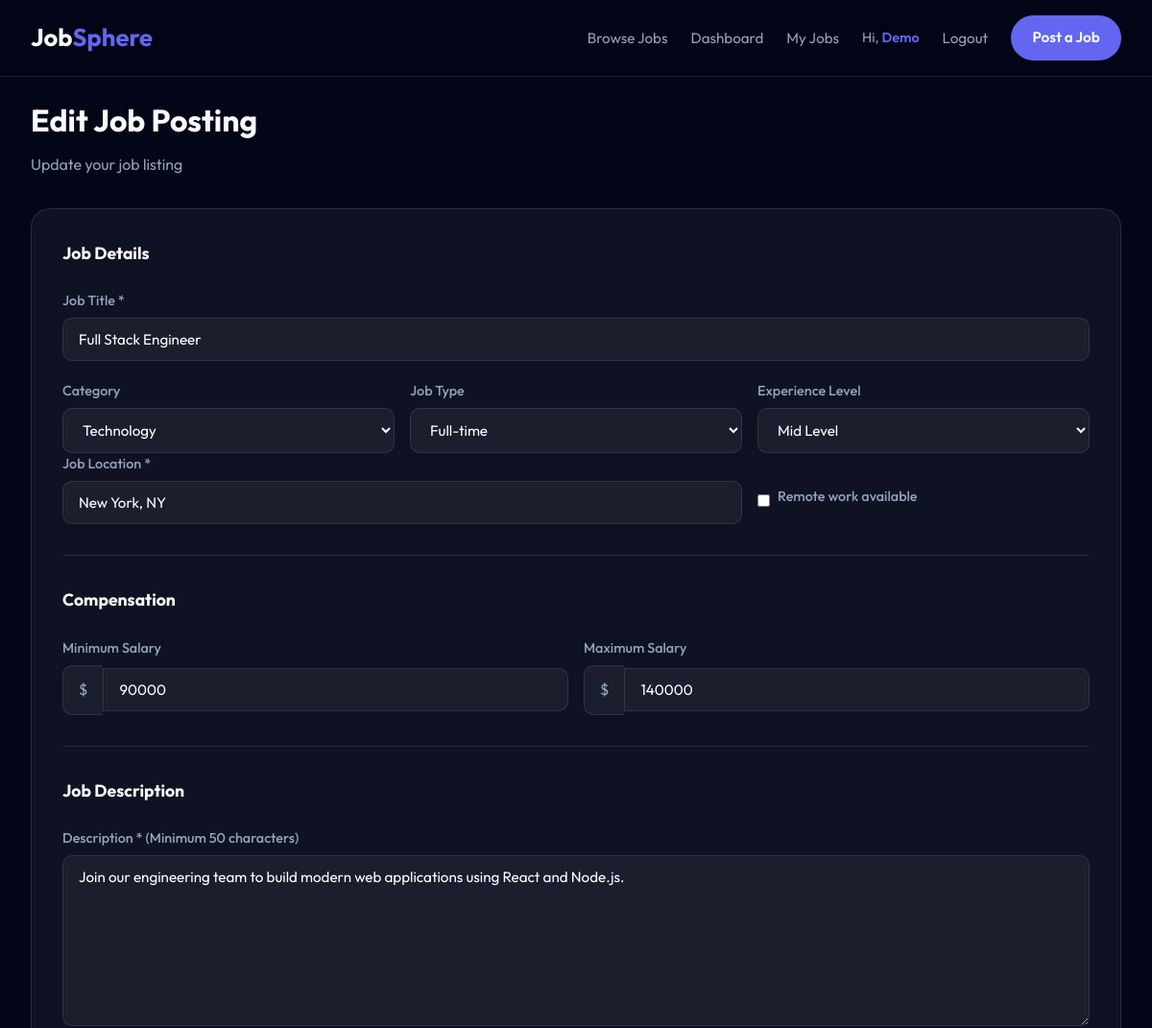
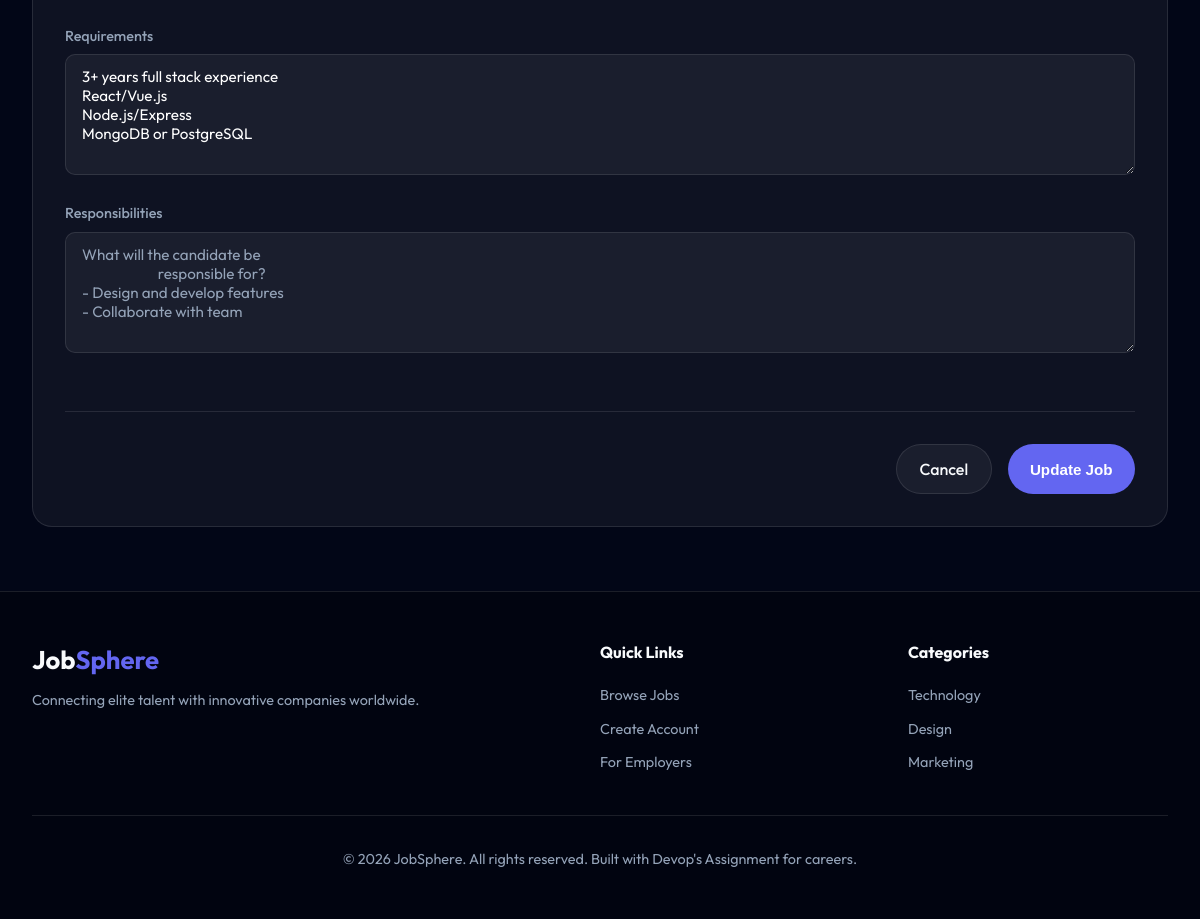
The app's page /employer/jobs/2/edit (signed in) with its own data (2 pictures, top to bottom).
### models.py (models this page shows, shortened)
class User(UserMixin, db.Model):
    __tablename__ = 'users'
    id = db.Column(db.Integer, primary_key=True)
    email = db.Column(db.String(120), unique=True, nullable=False, index=True)
    password_hash = db.Column(db.String(256), nullable=False)
    name = db.Column(db.String(100), nullable=False)
    role = db.Column(db.String(20), nullable=False, default='jobseeker')  # admin, employer, jobseeker
    phone = db.Column(db.String(20))
    bio = db.Column(db.Text)
    resume_path = db.Column(db.String(255))
    skills = db.Column(db.Text)  # Comma-separated skills
    location = db.Column(db.String(100))
    is_active = db.Column(db.Boolean, default=True)
    created_at = db.Column(db.DateTime, default=datetime.utcnow)
    updated_at = db.Column(db.DateTime, default=datetime.utcnow, onupdate=datetime.utcnow)
    company = db.relationship('Company', backref='owner', uselist=False, lazy=True)
    applications = db.relationship('Application', backref='applicant', lazy='dynamic')
    def is_employer(self):
        return self.role == 'employer'
    def is_jobseeker(self):
        return self.role == 'jobseeker'

class Job(db.Model):
    __tablename__ = 'jobs'
    id = db.Column(db.Integer, primary_key=True)
    company_id = db.Column(db.Integer, db.ForeignKey('companies.id'), nullable=False)
    category_id = db.Column(db.Integer, db.ForeignKey('categories.id'))
    title = db.Column(db.String(200), nullable=False)
    description = db.Column(db.Text, nullable=False)
    requirements = db.Column(db.Text)
    responsibilities = db.Column(db.Text)
    location = db.Column(db.String(100))
    job_type = db.Column(db.String(50), default='Full-time')  # Full-time, Part-time, Contract, Remote, Internship
    experience_level = db.Column(db.String(50))  # Entry, Mid, Senior, Lead
    salary_min = db.Column(db.Integer)
    salary_max = db.Column(db.Integer)
    salary_currency = db.Column(db.String(10), default='USD')
    is_remote = db.Column(db.Boolean, default=False)
    is_active = db.Column(db.Boolean, default=True)
    is_approved = db.Column(db.Boolean, default=True)  # Admin approval
    views = db.Column(db.Integer, default=0)
    posted_date = db.Column(db.DateTime, default=datetime.utcnow)
    expiry_date = db.Column(db.DateTime, default=lambda: datetime.utcnow() + timedelta(days=30))
    applications = db.relationship('Application', backref='job', lazy='dynamic', cascade='all, delete-orphan')

### app.py (the view, shortened to what this page needs)
@app.route('/employer/jobs/<int:job_id>/edit', methods=['GET', 'POST'])
@login_required
@employer_required
def employer_job_edit(job_id):
    job = Job.query.get_or_404(job_id)
    if job.company_id != current_user.company.id:
        abort(403)
    form = JobForm(obj=job)
    form.category_id.choices = [(0, 'Select Category')] + [(c.id, c.name) for c in Category.query.all()]
    return render_template('employer/job_form.html', form=form, job=job, is_edit=True)

### app.py (called while the page is built)
@login_manager.user_loader
def load_user(user_id):
    return User.query.get(int(user_id))

def employer_required(f):
    @wraps(f)
    def decorated_function(*args, **kwargs):
        if not current_user.is_authenticated or not current_user.is_employer():
            flash('Employer access required.', 'error')
            return redirect(url_for('index'))
        return f(*args, **kwargs)
    return decorated_function

### templates/employer/job_form.html (shortened to what this page needs)
{% extends 'base.html' %}
{% block content %}
<div class="page-content">
    <div class="container">
        <div class="page-header">
            <h1>{% if is_edit %}Edit Job Posting{% else %}Post a New Job{% endif %}</h1>
            <p>{% if is_edit %}Update your job listing{% else %}Create a job listing to find the perfect candidate{%
                endif %}</p>
        </div>
        <div class="form-card">
            <form method="POST">
                <div class="form-section">
                    <h3>Job Details</h3>
                    <div class="form-group">
                        <label for="title">{{ form.title.label.text }} *</label>
                        {{ form.title(class="form-control", placeholder="e.g., Senior Software Engineer") }}
                    </div>
                    <div class="form-row">
                        <div class="form-group">
                            <label for="category_id">{{ form.category_id.label.text }}</label>
                            {{ form.category_id(class="form-control") }}
                        </div>
                        <div class="form-group">
                            <label for="job_type">{{ form.job_type.label.text }}</label>
                            {{ form.job_type(class="form-control") }}
                        </div>
                        <div class="form-group">
                            <label for="experience_level">{{ form.experience_level.label.text }}</label>
                            {{ form.experience_level(class="form-control") }}
                        </div>
                    </div>
                    <div class="form-row">
                        <div class="form-group flex-2">
                            <label for="location">{{ form.location.label.text }} *</label>
                            {{ form.location(class="form-control", placeholder="e.g., San Francisco, CA") }}
                        </div>
                        <div class="form-group checkbox-inline">
                            {{ form.is_remote() }}
                            <label for="is_remote">Remote work available</label>
                        </div>
                    </div>
                </div>
                <div class="form-section">
                    <h3>Compensation</h3>
                    <div class="form-row">
                        <div class="form-group">
                            <label for="salary_min">{{ form.salary_min.label.text }}</label>
                            <div class="input-with-prefix">
                                <span class="input-prefix">$</span>
                                {{ form.salary_min(class="form-control", placeholder="50000") }}
                            </div>
                        </div>
                        <div class="form-group">
                            <label for="salary_max">{{ form.salary_max.label.text }}</label>
                            <div class="input-with-prefix">
                                <span class="input-prefix">$</span>
                                {{ form.salary_max(class="form-control", placeholder="80000") }}
                            </div>
                        </div>
                    </div>
                </div>
                <div class="form-section">
                    <h3>Job Description</h3>
                    <div class="form-group">
                        <label for="description">Description * (Minimum 50 characters)</label>
                        {{ form.description(class="form-control", rows="8", placeholder="Describe the role, what the
                        candidate will be doing, and what makes this opportunity exciting...") }}
                    </div>
                    <div class="form-group">
                        <label for="requirements">{{ form.requirements.label.text }}</label>
                        {{ form.requirements(class="form-control", rows="5", placeholder="List the required skills,
                        qualifications, and experience...\n- 3+ years of experience\n- Bachelor's degree") }}
                    </div>
                    <div class="form-group">
                        <label for="responsibilities">{{ form.responsibilities.label.text }}</label>
                        {{ form.responsibilities(class="form-control", rows="5", placeholder="What will the candidate be
                        responsible for?\n- Design and develop features\n- Collaborate with team") }}
                    </div>
                </div>
                <div class="form-actions">
                    <a href="{{ url_for('employer_jobs') }}" class="btn-secondary">Cancel</a>
                    <button type="submit" class="btn-primary">
                        {% if is_edit %}Update Job{% else %}Post Job{% endif %}
                    </button>
                </div>
            </form>
        </div>
    </div>
</div>
{% endblock %}

### templates/base.html (shortened to what this page needs)
<!DOCTYPE html>
<html lang="en">
<head>
    <link rel="stylesheet" href="{{ url_for('static', filename='css/styles.css') }}">
</head>
<body>
    <header class="navbar">
        <div class="container">
            <a href="{{ url_for('index') }}" class="logo">Job<span>Sphere</span></a>
            <nav>
                <ul>
                    <li><a href="{{ url_for('index') }}#jobs">Browse Jobs</a></li>
                    {% if current_user.is_authenticated %}
                    {% if current_user.is_jobseeker() %}
                    <li><a href="{{ url_for('ats') }}">ATS Checker</a></li>
                    <li><a href="{{ url_for('my_applications') }}">My Applications</a></li>
                    <li><a href="{{ url_for('profile') }}">Profile</a></li>
                    {% elif current_user.is_employer() %}
                    <li><a href="{{ url_for('employer_dashboard') }}">Dashboard</a></li>
                    <li><a href="{{ url_for('employer_jobs') }}">My Jobs</a></li>
                    {% elif current_user.is_admin() %}
                    <li><a href="{{ url_for('admin_dashboard') }}">Admin Hub</a></li>
                    {% endif %}
                    <li class="user-greeting">Hi, <span>{{ current_user.name.split(' ')[0] }}</span></li>
                    <li><a href="{{ url_for('logout') }}">Logout</a></li>
                    {% else %}
                    <li><a href="{{ url_for('login') }}">Login</a></li>
                    <li><a href="{{ url_for('register') }}" class="btn-primary">Get Started</a></li>
                    {% endif %}
                    {% if current_user.is_authenticated and current_user.is_employer() %}
                    <li><a href="{{ url_for('employer_job_new') }}" class="btn-primary">Post a Job</a></li>
                    {% endif %}
                </ul>
            </nav>
        </div>
    </header>
    <main>
        {% block content %}{% endblock %}
    </main>
    <footer>
        <div class="container">
            <div class="footer-content">
                <div class="footer-brand">
                    <a href="/" class="logo">Job<span>Sphere</span></a>
                    <p>Connecting elite talent with innovative companies worldwide.</p>
                </div>
                <div class="footer-links">
                    <h4>Quick Links</h4>
                    <ul>
                        <li><a href="{{ url_for('index') }}">Browse Jobs</a></li>
                        <li><a href="{{ url_for('register') }}">Create Account</a></li>
                        <li><a href="#">For Employers</a></li>
                    </ul>
                </div>
                <div class="footer-links">
                    <h4>Categories</h4>
                    <ul>
                        <li><a href="#">Technology</a></li>
                        <li><a href="#">Design</a></li>
                        <li><a href="#">Marketing</a></li>
                    </ul>
                </div>
            </div>
            <div class="footer-bottom">
                <p>&copy; 2026 JobSphere. All rights reserved. Built with Devop's Assignment for careers.</p>
            </div>
        </div>
    </footer>
</body>
</html>

### static/css/styles.css (style rules this page uses)
:root { --primary: #6366f1; --primary-hover: #4f46e5; --secondary: #0f172a; --accent: #f43f5e; --success: #10b981; --warning: #f59e0b; --bg-dark: #020617; --glass-bg: rgba(255, 255, 255, 0.05); --glass-border: rgba(255, 255, 255, 0.1); --text-main: #f8fafc; --text-muted: #94a3b8; --transition: all 0.3s cubic-bezier(0.4, 0, 0.2, 1); }
* { margin: 0; padding: 0; box-sizing: border-box; }
body { font-family: 'Outfit', sans-serif; background-color: var(--bg-dark); color: var(--text-main); line-height: 1.6; overflow-x: hidden; }
.container { max-width: 1200px; margin: 0 auto; padding: 0 2rem; }
.navbar { padding: 1rem 0; position: fixed; width: 100%; top: 0; z-index: 1000; backdrop-filter: blur(10px); background: rgba(2, 6, 23, 0.9); border-bottom: 1px solid var(--glass-border); }
.navbar .container { display: flex; justify-content: space-between; align-items: center; }
.logo { font-size: 1.6rem; font-weight: 700; text-decoration: none; color: var(--text-main); }
.logo span { color: var(--primary); }
nav ul { display: flex; list-style: none; gap: 1.5rem; align-items: center; }
nav a { text-decoration: none; color: var(--text-muted); font-weight: 400; transition: var(--transition); font-size: 0.95rem; }
.user-greeting { color: var(--text-muted); font-size: 0.9rem; }
.user-greeting span { color: var(--primary); font-weight: 600; }
.btn-primary { background: var(--primary); color: white !important; padding: 0.7rem 1.4rem; border-radius: 50px; font-weight: 600; border: none; cursor: pointer; transition: var(--transition); display: inline-flex; align-items: center; gap: 0.5rem; text-decoration: none; font-size: 0.95rem; }
.btn-secondary { background: var(--glass-bg); color: var(--text-main); padding: 0.7rem 1.4rem; border-radius: 50px; font-weight: 500; border: 1px solid var(--glass-border); cursor: pointer; transition: var(--transition); text-decoration: none; }
.page-content { padding-top: 100px; min-height: 100vh; padding-bottom: 4rem; }
.page-header { margin-bottom: 2rem; }
.page-header h1 { font-size: 2rem; margin-bottom: 0.5rem; }
.page-header p { color: var(--text-muted); }
.form-card { background: var(--glass-bg); border: 1px solid var(--glass-border); padding: 2rem; border-radius: 20px; }
.form-section { margin-bottom: 2rem; padding-bottom: 2rem; border-bottom: 1px solid var(--glass-border); }
.form-section h3 { margin-bottom: 1.5rem; font-size: 1.1rem; }
.form-group { margin-bottom: 1.2rem; text-align: left; }
.form-group label { display: block; margin-bottom: 0.4rem; font-size: 0.9rem; font-weight: 500; color: var(--text-muted); }
.form-control { width: 100%; background: var(--glass-bg); border: 1px solid var(--glass-border); padding: 0.75rem 1rem; border-radius: 10px; color: white; outline: none; transition: var(--transition); font-size: 0.95rem; font-family: inherit; }
.form-control::placeholder { color: var(--text-muted); }
textarea.form-control { resize: vertical; min-height: 100px; }
select.form-control { cursor: pointer; }
.form-row { display: grid; grid-template-columns: repeat(auto-fit, minmax(200px, 1fr)); gap: 1rem; }
.form-row .form-group { margin-bottom: 0; }
.flex-2 { grid-column: span 2; }
.form-actions { display: flex; justify-content: flex-end; gap: 1rem; margin-top: 2rem; }
.checkbox-inline { display: flex; align-items: center; gap: 0.5rem; padding-top: 1.5rem; }
.checkbox-inline input { width: auto; }
.input-with-prefix { display: flex; align-items: center; }
.input-prefix { background: var(--glass-bg); border: 1px solid var(--glass-border); border-right: none; padding: 0.75rem 1rem; border-radius: 10px 0 0 10px; color: var(--text-muted); }
.input-with-prefix .form-control { border-radius: 0 10px 10px 0; }
footer { padding: 3rem 0; border-top: 1px solid var(--glass-border); background: rgba(0, 0, 0, 0.3); }
.footer-content { display: grid; grid-template-columns: 2fr 1fr 1fr; gap: 3rem; margin-bottom: 2rem; }
.footer-brand .logo { margin-bottom: 0.5rem; display: inline-block; }
.footer-brand p { color: var(--text-muted); font-size: 0.9rem; }
.footer-links h4 { margin-bottom: 1rem; font-size: 1rem; }
.footer-links ul { list-style: none; }
.footer-links li { margin-bottom: 0.5rem; }
.footer-links a { color: var(--text-muted); text-decoration: none; font-size: 0.9rem; }
.footer-bottom { text-align: center; padding-top: 2rem; border-top: 1px solid var(--glass-border); color: var(--text-muted); font-size: 0.9rem; }

### records on screen
User: name "Demo"
Job: title "Full Stack Engineer", category_id "Technology", job_type "Full-time", experience_level "Mid Level", location "New York, NY", salary_min "90000", salary_max "140000", description "Join our engineering team to build modern web applications using React and Node.js.", requirements "3+ years full stack experience React/Vue.js Node.js/Express MongoDB or PostgreSQL"
